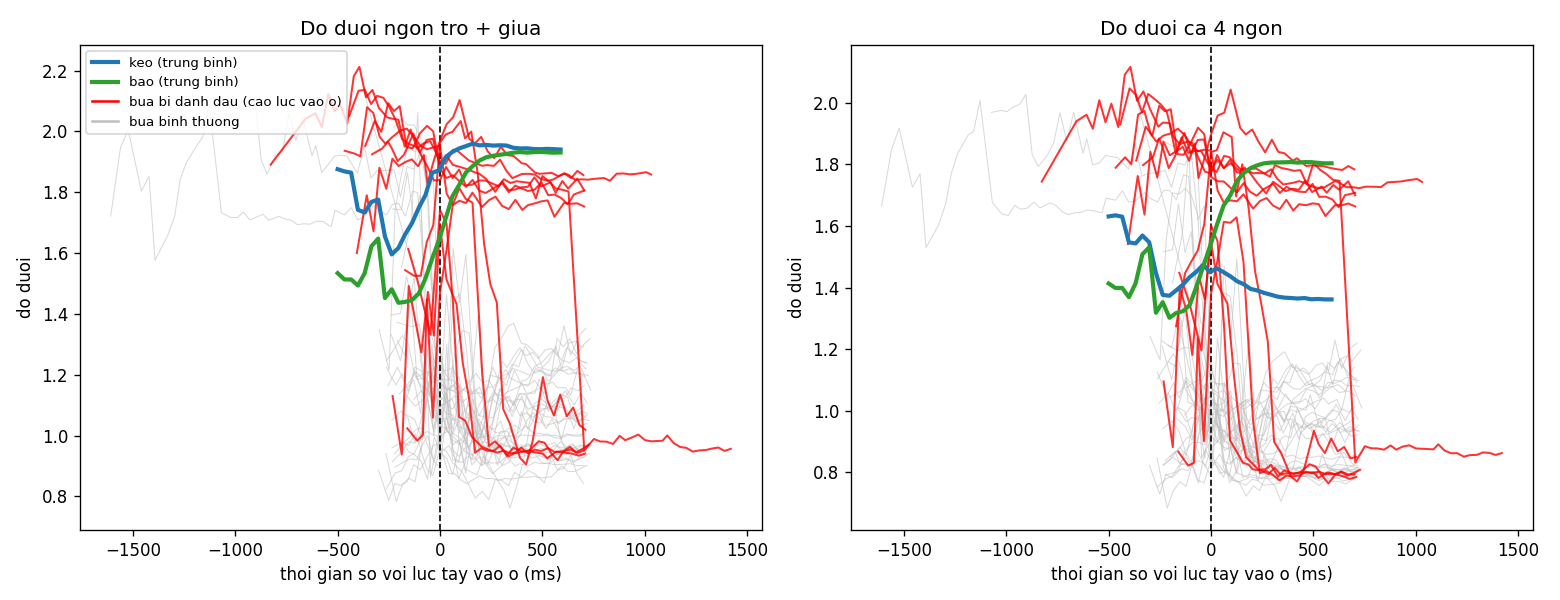

Here is the Python script that generated this plot:
"""
inspect_bua.py
---------------
Xem kỹ các ván BÚA mà lúc tay vào ô trông như đang mở (độ duỗi cao giống kéo/bao).

Phân loại mỗi ván búa bị đánh dấu:
  A. "mo roi nam"   : tay mở nhiều khung liền rồi nắm lại trước cuối ván
                      -> hành vi của người chơi (đưa tay vào khi còn mở, nắm sau)
  B. "dot bien ngan": chỉ cao 1-3 khung rồi hạ xuống
                      -> giống nhiễu của MediaPipe (có thể lọc bằng trung vị vài khung)
  C. "mo suot van"  : vẫn cao ở cuối ván
                      -> nắm không chặt hoặc ra nhầm cử chỉ; nên xem lại ván đó

Ngoài ra đo: tay có mở ngay từ khung đầu tiên thấy tay không, tay có bị cắt ở mép khung
không, và (với loại A) tay còn mở bao lâu SAU khi vào ô -- đây là thời gian máy cần chờ.

Chạy: python inspect_bua.py            (mặc định ô vuông 0.45, như lúc thu)
      python inspect_bua.py --square 0.30
Kết quả: in ra màn hình, bua_flagged.csv, inspect_bua.png

Cần analyze_approach.py nằm cùng thư mục.
"""

import argparse
import csv
import os
import warnings
from collections import Counter

import numpy as np

from analyze_approach import PALM_IDS, ext_bao, ext_keo, load_rounds, normalize, square_bounds


def prep(r, frac):
    det = np.where(r["det"])[0]
    if len(det) == 0:
        return None
    lm = r["lm"][det]
    Pn = normalize(lm)
    ok = np.isfinite(Pn).all(axis=(1, 2))
    det, lm, Pn = det[ok], lm[ok], Pn[ok]
    if len(det) == 0:
        return None
    palm = lm[:, PALM_IDS, :2].mean(axis=1)
    x0, x1, y0, y1 = square_bounds(r["meta"]["frame_w"], r["meta"]["frame_h"], frac)
    inside = (palm[:, 0] >= x0) & (palm[:, 0] <= x1) & (palm[:, 1] >= y0) & (palm[:, 1] <= y1)
    if not inside.any():
        return None
    touch = ((lm[:, :, 0].min(axis=1) < 0.01) | (lm[:, :, 0].max(axis=1) > 0.99) |
             (lm[:, :, 1].min(axis=1) < 0.01) | (lm[:, :, 1].max(axis=1) > 0.99))
    return dict(name=os.path.basename(r["path"]), gesture=r["meta"]["gesture"],
                hand=r["meta"]["hand_cue_player"], t=r["t"][det], ek=ext_keo(Pn), eb=ext_bao(Pn),
                palm=palm, entry=int(np.argmax(inside)), touch=touch)


def run_around(high, i0):
    """Đoạn các khung 'cao' liên tiếp chứa khung i0 (hoặc rỗng nếu i0 không cao)."""
    if not high[i0]:
        return None
    a = b = i0
    while a > 0 and high[a - 1]:
        a -= 1
    while b < len(high) - 1 and high[b + 1]:
        b += 1
    return a, b


def pctl(x, ps=(10, 50, 90)):
    return " / ".join(f"{np.percentile(x, p):6.0f}" for p in ps) if len(x) else "n/a"


def make_plot(prepared, flagged_names, path):
    try:
        import matplotlib
        matplotlib.use("Agg")
        import matplotlib.pyplot as plt
    except ImportError:
        print("(khong co matplotlib nen bo qua ve hinh)")
        return
    grid = np.arange(-500, 601, 33.0)

    def aligned(p, key):
        x = (p["t"] - p["t"][p["entry"]]) * 1000
        return x, p[key]

    def mean_curve(group, key):
        ys = [np.interp(grid, *aligned(p, key), left=np.nan, right=np.nan) for p in group]
        if not ys:
            return None
        with warnings.catch_warnings():            # các điểm lưới chưa có ván nào phủ tới -> NaN, bỏ qua cảnh báo
            warnings.simplefilter("ignore", RuntimeWarning)
            return np.nanmean(np.array(ys), axis=0)

    fig, axes = plt.subplots(1, 2, figsize=(13, 5), sharex=True)
    for ax, key, title in ((axes[0], "ek", "Do duoi ngon tro + giua"), (axes[1], "eb", "Do duoi ca 4 ngon")):
        for p in prepared:
            if p["gesture"] != "bua":
                continue
            flagged = p["name"] in flagged_names
            x, y = aligned(p, key)
            ax.plot(x, y, color="red" if flagged else "0.75", lw=1.2 if flagged else 0.6,
                    alpha=0.8 if flagged else 0.6, zorder=3 if flagged else 1)
        for g, color, label in (("keo", "tab:blue", "keo (trung binh)"), ("bao", "tab:green", "bao (trung binh)")):
            m = mean_curve([p for p in prepared if p["gesture"] == g], key)
            if m is not None:
                ax.plot(grid, m, color=color, lw=2.5, label=label, zorder=4)
        ax.axvline(0, color="black", ls="--", lw=1)
        ax.set_title(title)
        ax.set_xlabel("thoi gian so voi luc tay vao o (ms)")
        ax.set_ylabel("do duoi")
    axes[0].plot([], [], color="red", label="bua bi danh dau (cao luc vao o)")
    axes[0].plot([], [], color="0.75", label="bua binh thuong")
    axes[0].legend(loc="upper left", fontsize=8)
    fig.tight_layout()
    fig.savefig(path, dpi=120)
    print(f"Da luu hinh: {path}")


def main():
    ap = argparse.ArgumentParser()
    ap.add_argument("--outdir", default="approach_data")
    ap.add_argument("--person", default=None)
    ap.add_argument("--square", type=float, default=0.45)
    ap.add_argument("--high-keo", type=float, default=1.5, help="nguong 'cao' cua do duoi ngon tro+giua")
    ap.add_argument("--high-bao", type=float, default=1.3, help="nguong 'cao' cua do duoi ca 4 ngon")
    args = ap.parse_args()

    rounds = load_rounds(args.outdir, args.person)
    prepared = [p for p in (prep(r, args.square) for r in rounds) if p is not None]
    bua = [p for p in prepared if p["gesture"] == "bua"]
    if len(bua) < 5:
        print("Qua it van bua de phan tich.")
        return

    for p in prepared:
        p["high"] = (p["ek"] >= args.high_keo) | (p["eb"] >= args.high_bao)
        e = p["entry"]
        p["flag"] = bool(p["high"][e])
        p["end_ek"], p["end_eb"] = float(p["ek"][-5:].mean()), float(p["eb"][-5:].mean())

    normal = [p for p in bua if not p["flag"]]
    ref_ek = float(np.median([p["end_ek"] for p in normal])) if normal else 1.1
    ref_eb = float(np.median([p["end_eb"] for p in normal])) if normal else 1.0
    flagged = [p for p in bua if p["flag"]]

    print("=" * 74)
    print(f"VAN BUA: {len(bua)} van, o vuong {args.square}")
    print(f"Nguong 'cao': do duoi keo >= {args.high_keo} hoac do duoi bao >= {args.high_bao} luc tay vao o")
    print(f"Van bua bi danh dau (luc vao o trong nhu dang mo): {len(flagged)}/{len(bua)} "
          f"= {100 * len(flagged) / len(bua):.0f}%")
    print(f"Muc 'nam chat' cua cac van binh thuong o cuoi van: keo {ref_ek:.2f}, bao {ref_eb:.2f}")
    print("=" * 74)

    rows, cats = [], Counter()
    close_ms = []
    for p in flagged:
        a, b = run_around(p["high"], p["entry"])
        n_run = b - a + 1
        end_low = (p["end_ek"] <= ref_ek + 0.25) and (p["end_eb"] <= ref_eb + 0.25)
        if not end_low:
            cat = "C mo suot van"
        elif n_run <= 3:
            cat = "B dot bien ngan"
        else:
            cat = "A mo roi nam"
        closing = None
        if b + 1 < len(p["high"]):
            closing = (p["t"][b + 1] - p["t"][p["entry"]]) * 1000
        if cat.startswith("A") and closing is not None:
            close_ms.append(closing)
        cats[cat] += 1
        rows.append(dict(file=p["name"], hand=p["hand"], category=cat,
                         ext_keo_at_entry=round(float(p["ek"][p["entry"]]), 2),
                         ext_bao_at_entry=round(float(p["eb"][p["entry"]]), 2),
                         high_run_frames=n_run, open_from_first_frame=bool(a == 0),
                         hand_touches_border=bool(p["touch"][a:b + 1].any()),
                         ms_open_after_entry=round(closing, 0) if closing is not None else "",
                         end_ext_keo=round(p["end_ek"], 2), end_ext_bao=round(p["end_eb"], 2)))

    print("\nPHAN LOAI cac van bua bi danh dau:")
    for cat in ("A mo roi nam", "B dot bien ngan", "C mo suot van"):
        print(f"  {cat:<18}: {cats[cat]}")
    if rows:
        print(f"\n  Mo ngay tu khung dau tien thay tay: {sum(r['open_from_first_frame'] for r in rows)}/{len(rows)}")
        print(f"  Tay bi cat o mep khung trong luc cao: {sum(r['hand_touches_border'] for r in rows)}/{len(rows)}")
    if close_ms:
        print(f"\n  Loai A: tay con mo SAU khi vao o (ms)  [p10 / trung vi / p90]: {pctl(close_ms)}")
        print("  -> day la thoi gian may can cho de thay tay nam lai.")

    print("\nCHI TIET (toi da 30 van):")
    print(f"  {'file':<28}{'tay':<6}{'loai':<17}{'keo@vao':>8}{'bao@vao':>8}{'khung':>6}{'ms mo sau vao':>14}")
    for r in rows[:30]:
        print(f"  {r['file']:<28}{r['hand']:<6}{r['category']:<17}{r['ext_keo_at_entry']:>8}"
              f"{r['ext_bao_at_entry']:>8}{r['high_run_frames']:>6}{str(r['ms_open_after_entry']):>14}")

    if rows:
        with open("bua_flagged.csv", "w", newline="", encoding="utf-8") as f:
            w = csv.DictWriter(f, fieldnames=list(rows[0].keys()))
            w.writeheader()
            w.writerows(rows)
        print("\nDa luu bua_flagged.csv")
    make_plot(prepared, {p["name"] for p in flagged}, "inspect_bua.png")


if __name__ == "__main__":
    main()
